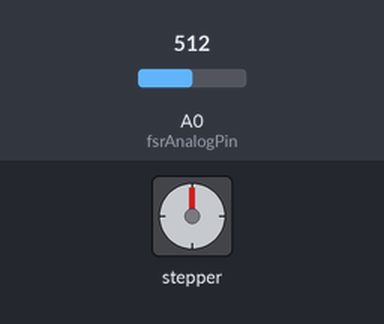
A sketch run on a simulated Arduino Uno, built with avr-gcc and run on an emulated ATmega328P. Parts: stepper motor. Wiring (inferred from the names in the program): stepper motor driver (200 steps per turn assumed): step pin 9; direction pin 4. Inputs (shaded band) come from the test bench; at power-on: A0 (fsrAnalogPin) = 512. What the sketch prints to the serial monitor is not drawn.

Above: at 16.8 s.
16.9 s: A0 (fsrAnalogPin) set to 108
22.5 s: A0 (fsrAnalogPin) set to 94
24.9 s: A0 (fsrAnalogPin) set to 483
30.5 s: A0 (fsrAnalogPin) set to 517
Timing chart, 0 to 48.0 s (numbered marks = the images above; inputs shaded):
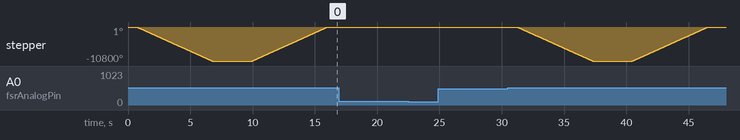

The sketch:

StepperMotorWithPressureSensorFINISHED.ino
```cpp
/*************************
  Joel Bartlett
  SparkFun Electronics
  December 27, 2012

  This code controls a stepper motor with the
  EasyDriver board. It spins forwards and backwards
***************************/
//FSR
int fsrAnalogPin = 0;
int fsrReading;      // the analog reading from the FSR resistor divider

//Stepper Motor
int dirpin = 4;
int steppin = 9;

int state = 0;
int statePrev = 0;
// 0 - no step
// 1 - someone is steping (FSR > 100)

int stepsForward = 6000;
int initStepDelay = 200; //ms
int interStepDelay = 1000; // microsec

void setup() {
  Serial.begin(9600);

  //Stepper Motor
  pinMode(dirpin, OUTPUT);
  pinMode(steppin, OUTPUT);
}

void behavior1() {
  int i;
  digitalWrite(dirpin, LOW);     // Set the direction.
  delay(initStepDelay);

  for (i = 0; i < stepsForward; i++) {    // Iterate for 4000 microsteps.
    digitalWrite(steppin, LOW);  // This LOW to HIGH change is what creates the
    digitalWrite(steppin, HIGH); // "Rising Edge" so the easydriver knows to when to step.
    delayMicroseconds(interStepDelay);      // This delay time is close to top speed for this
  }

delay(3000);

  digitalWrite(dirpin, HIGH);    // Change direction.
  delay(initStepDelay);


  for (i = 0; i < stepsForward; i++) {   // Iterate for 4000 microsteps

    digitalWrite(steppin, LOW);  // This LOW to HIGH change is what creates the
    digitalWrite(steppin, HIGH); // "Rising Edge" so the easydriver knows to when to step.
    delayMicroseconds(interStepDelay);      // This delay time is close to top speed for this
  }
}

void loop() {
  //FSR
  fsrReading = analogRead(fsrAnalogPin);

  Serial.print("Analog reading = ");
  Serial.print(fsrReading);
  Serial.print(" ; state = ");
  Serial.print(state);
  Serial.print(" statePrev = ");
  Serial.println(statePrev);
  delay(500);

  if (fsrReading > 500) {
    statePrev = state;
    state = 1; //i've stepped on
    if (statePrev == 0) { //was i stepping on it before

      behavior1();
    }


  } else {
    statePrev = state;
    state = 0; //i've stepped off

  }


}
```

Measured:
- after the input at 16.9 s, every drawn part: stays the same
- after the input at 22.5 s, every drawn part: stays the same
- after the input at 24.9 s, every drawn part: stays the same
- after the input at 30.5 s, stepper: turns 10800° counter-clockwise in 6.1 s, then 10800° clockwise in 6.1 s
- by itself, stepper: turns 10800° counter-clockwise in 6.1 s, then 10800° clockwise in 6.1 s
